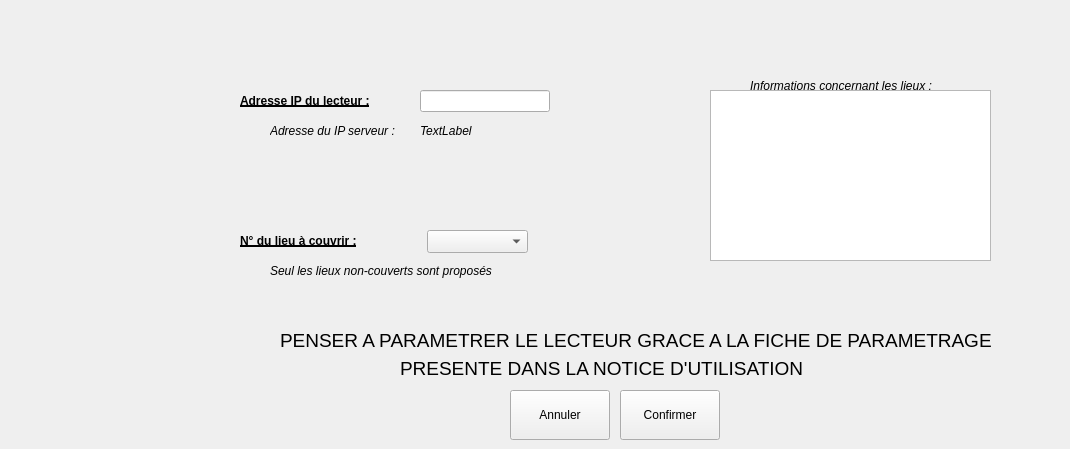
      <widget class="QWidget" name="tbAjouterLecteur">
       <attribute name="title">
        <string>Ajouter un lecteur...</string>
       </attribute>
       <widget class="QLabel" name="label_118">
        <property name="geometry">
         <rect>
          <x>750</x>
          <y>70</y>
          <width>221</width>
          <height>31</height>
         </rect>
        </property>
        <property name="font">
         <font>
          <weight>50</weight>
          <italic>true</italic>
          <bold>false</bold>
          <underline>false</underline>
         </font>
        </property>
        <property name="text">
         <string>Informations concernant les lieux :</string>
        </property>
       </widget>
       <widget class="QPushButton" name="btAnnulerLectAdd">
        <property name="geometry">
         <rect>
          <x>510</x>
          <y>390</y>
          <width>100</width>
          <height>50</height>
         </rect>
        </property>
        <property name="text">
         <string>Annuler</string>
        </property>
        <property name="icon">
         <iconset>
          <normaloff>C:/Users/Tom/Documents/ECOLE/BTS_IRIS_2/SuPerL/LINUX/FONCTIONNEL_RV1/Projet_Config/ressources/ButtonClose.png</normaloff>C:/Users/Tom/Documents/ECOLE/BTS_IRIS_2/SuPerL/LINUX/FONCTIONNEL_RV1/Projet_Config/ressources/ButtonClose.png</iconset>
        </property>
       </widget>
       <widget class="QLabel" name="label_114">
        <property name="geometry">
         <rect>
          <x>240</x>
          <y>90</y>
          <width>181</width>
          <height>21</height>
         </rect>
        </property>
        <property name="font">
         <font>
          <weight>75</weight>
          <bold>true</bold>
          <underline>true</underline>
         </font>
        </property>
        <property name="text">
         <string>Adresse IP du lecteur :</string>
        </property>
       </widget>
       <widget class="QLabel" name="label_119">
        <property name="geometry">
         <rect>
          <x>270</x>
          <y>120</y>
          <width>141</width>
          <height>21</height>
         </rect>
        </property>
        <property name="font">
         <font>
          <italic>true</italic>
         </font>
        </property>
        <property name="text">
         <string>Adresse du IP serveur :</string>
        </property>
       </widget>
       <widget class="QLineEdit" name="lEditIPLecteur">
        <property name="geometry">
         <rect>
          <x>420</x>
          <y>90</y>
          <width>130</width>
          <height>22</height>
         </rect>
        </property>
       </widget>
       <widget class="QLabel" name="label_111">
        <property name="geometry">
         <rect>
          <x>240</x>
          <y>230</y>
          <width>221</width>
          <height>21</height>
         </rect>
        </property>
        <property name="font">
         <font>
          <weight>75</weight>
          <bold>true</bold>
          <underline>true</underline>
         </font>
        </property>
        <property name="text">
         <string>N° du lieu à couvrir :</string>
        </property>
       </widget>
       <widget class="QTextEdit" name="txtInfosLieuxForLecteur">
        <property name="geometry">
         <rect>
          <x>710</x>
          <y>90</y>
          <width>281</width>
          <height>171</height>
         </rect>
        </property>
        <property name="readOnly">
         <bool>true</bool>
        </property>
       </widget>
       <widget class="QPushButton" name="btOkAddLect">
        <property name="geometry">
         <rect>
          <x>620</x>
          <y>390</y>
          <width>100</width>
          <height>50</height>
         </rect>
        </property>
        <property name="text">
         <string>Confirmer</string>
        </property>
        <property name="icon">
         <iconset>
          <normaloff>C:/Users/Tom/Documents/ECOLE/BTS_IRIS_2/SuPerL/LINUX/FONCTIONNEL_RV1/Projet_Config/ressources/bt_ok.png</normaloff>C:/Users/Tom/Documents/ECOLE/BTS_IRIS_2/SuPerL/LINUX/FONCTIONNEL_RV1/Projet_Config/ressources/bt_ok.png</iconset>
        </property>
       </widget>
       <widget class="QLabel" name="lbLieuxCouverts_2">
        <property name="geometry">
         <rect>
          <x>270</x>
          <y>260</y>
          <width>271</width>
          <height>21</height>
         </rect>
        </property>
        <property name="font">
         <font>
          <italic>true</italic>
         </font>
        </property>
        <property name="text">
         <string>Seul les lieux non-couverts sont proposés</string>
        </property>
       </widget>
       <widget class="QLabel" name="lbAdresseReseau">
        <property name="geometry">
         <rect>
          <x>420</x>
          <y>120</y>
          <width>161</width>
          <height>21</height>
         </rect>
        </property>
        <property name="font">
         <font>
          <italic>true</italic>
         </font>
        </property>
        <property name="text">
         <string>TextLabel</string>
        </property>
       </widget>
       <widget class="QComboBox" name="cBoxLieuxForLecteur">
        <property name="geometry">
         <rect>
          <x>427</x>
          <y>230</y>
          <width>101</width>
          <height>23</height>
         </rect>
        </property>
       </widget>
       <widget class="QLabel" name="lbParametrerLecteur">
        <property name="geometry">
         <rect>
          <x>280</x>
          <y>330</y>
          <width>781</width>
          <height>20</height>
         </rect>
        </property>
        <property name="font">
         <font>
          <pointsize>14</pointsize>
         </font>
        </property>
        <property name="text">
         <string>PENSER A PARAMETRER LE LECTEUR GRACE A LA FICHE DE PARAMETRAGE </string>
        </property>
       </widget>
       <widget class="QLabel" name="lbParametrerLecteur_2">
        <property name="geometry">
         <rect>
          <x>400</x>
          <y>360</y>
          <width>411</width>
          <height>16</height>
         </rect>
        </property>
        <property name="font">
         <font>
          <pointsize>14</pointsize>
         </font>
        </property>
        <property name="text">
         <string>PRESENTE DANS LA NOTICE D'UTILISATION</string>
        </property>
       </widget>
       <widget class="QLabel" name="label_125">
        <property name="geometry">
         <rect>
          <x>40</x>
          <y>20</y>
          <width>51</width>
          <height>61</height>
         </rect>
        </property>
        <property name="text">
         <string/>
        </property>
        <property name="pixmap">
         <pixmap>../../../../../../opt/SuPer_2015/Projet_SuPer/ressources/new.png</pixmap>
        </property>
       </widget>
      </widget>
